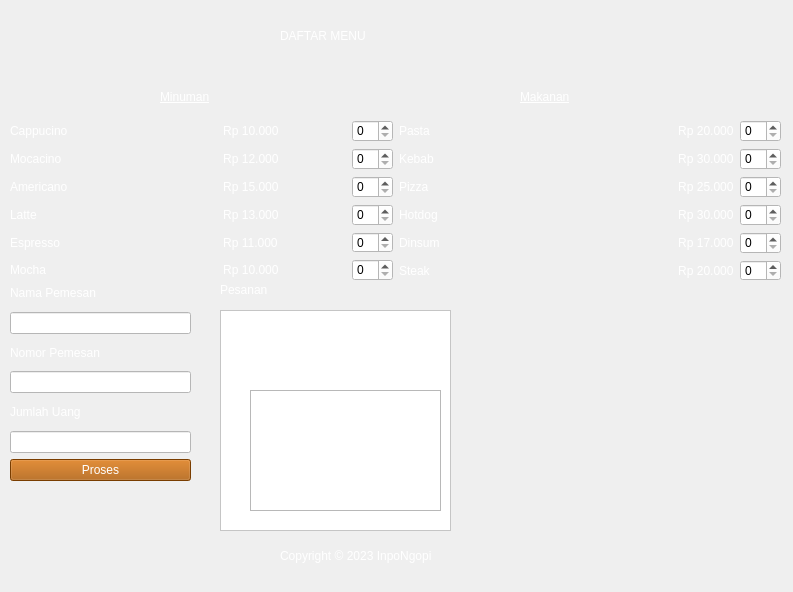
<?xml version="1.0" encoding="UTF-8"?>
<ui version="4.0">
 <class>AppCaffe</class>
 <widget class="QMainWindow" name="AppCaffe">
  <property name="enabled">
   <bool>true</bool>
  </property>
  <property name="geometry">
   <rect>
    <x>0</x>
    <y>0</y>
    <width>793</width>
    <height>592</height>
   </rect>
  </property>
  <property name="minimumSize">
   <size>
    <width>789</width>
    <height>565</height>
   </size>
  </property>
  <property name="windowTitle">
   <string>AppCAffe</string>
  </property>
  <property name="windowIcon">
   <iconset>
    <normaloff>asset/gambar.png</normaloff>asset/gambar.png</iconset>
  </property>
  <property name="autoFillBackground">
   <bool>false</bool>
  </property>
  <property name="styleSheet">
   <string notr="true">QmainWindow#AppCaffe {
    background-image: url(C:/Users/user/Documents/tugas akhir semester 2/PBO/asset/bg.jpeg);
}
</string>
  </property>
  <widget class="QWidget" name="centralwidget">
   <property name="styleSheet">
    <string notr="true">#centralwidget {
    background-image: url(C:/Users/user/Documents/tugas akhir semester 2/PBO/asset/bg.jpeg);
}
</string>
   </property>
   <widget class="QLabel" name="label_54">
    <property name="geometry">
     <rect>
      <x>280</x>
      <y>540</y>
      <width>221</width>
      <height>31</height>
     </rect>
    </property>
    <property name="styleSheet">
     <string notr="true">color: rgb(255, 255, 255);
font: 12pt &quot;MS Shell Dlg 2&quot;;</string>
    </property>
    <property name="text">
     <string>Copyright © 2023 InpoNgopi</string>
    </property>
   </widget>
   <widget class="QLabel" name="label_30">
    <property name="geometry">
     <rect>
      <x>280</x>
      <y>20</y>
      <width>271</width>
      <height>31</height>
     </rect>
    </property>
    <property name="styleSheet">
     <string notr="true">color: rgb(255, 255, 255);
font: 75 italic 28pt &quot;Arial&quot;;</string>
    </property>
    <property name="text">
     <string>DAFTAR MENU</string>
    </property>
   </widget>
   <widget class="QWidget" name="layoutWidget">
    <property name="geometry">
     <rect>
      <x>10</x>
      <y>120</y>
      <width>771</width>
      <height>161</height>
     </rect>
    </property>
    <layout class="QGridLayout" name="gridLayout_3">
     <item row="0" column="0">
      <layout class="QGridLayout" name="gridLayout" columnstretch="3,5,1">
       <item row="2" column="0">
        <widget class="QLabel" name="label_14">
         <property name="styleSheet">
          <string notr="true">font: 11pt &quot;Arial&quot;;
color: rgb(255, 255, 255);</string>
         </property>
         <property name="text">
          <string>Mocacino</string>
         </property>
        </widget>
       </item>
       <item row="0" column="2">
        <widget class="QSpinBox" name="spinBox_1">
         <property name="styleSheet">
          <string notr="true">background-color: rgb(255, 255, 255);</string>
         </property>
        </widget>
       </item>
       <item row="2" column="1">
        <widget class="QLabel" name="label_2">
         <property name="styleSheet">
          <string notr="true">font: 11pt &quot;Arial&quot;;
color: rgb(255, 255, 255);</string>
         </property>
         <property name="text">
          <string>                         Rp 12.000</string>
         </property>
        </widget>
       </item>
       <item row="3" column="0">
        <widget class="QLabel" name="label_15">
         <property name="styleSheet">
          <string notr="true">font: 11pt &quot;Arial&quot;;
color: rgb(255, 255, 255);</string>
         </property>
         <property name="text">
          <string>Americano</string>
         </property>
        </widget>
       </item>
       <item row="4" column="0">
        <widget class="QLabel" name="label_16">
         <property name="styleSheet">
          <string notr="true">font: 11pt &quot;Arial&quot;;
color: rgb(255, 255, 255);</string>
         </property>
         <property name="text">
          <string>Latte</string>
         </property>
        </widget>
       </item>
       <item row="3" column="1">
        <widget class="QLabel" name="label_3">
         <property name="styleSheet">
          <string notr="true">font: 11pt &quot;Arial&quot;;
color: rgb(255, 255, 255);</string>
         </property>
         <property name="text">
          <string>                         Rp 15.000</string>
         </property>
        </widget>
       </item>
       <item row="4" column="1">
        <widget class="QLabel" name="label_4">
         <property name="styleSheet">
          <string notr="true">font: 11pt &quot;Arial&quot;;
color: rgb(255, 255, 255);</string>
         </property>
         <property name="text">
          <string>                         Rp 13.000</string>
         </property>
        </widget>
       </item>
       <item row="5" column="0">
        <widget class="QLabel" name="label_17">
         <property name="styleSheet">
          <string notr="true">font: 11pt &quot;Arial&quot;;
color: rgb(255, 255, 255);</string>
         </property>
         <property name="text">
          <string>Espresso</string>
         </property>
        </widget>
       </item>
       <item row="5" column="2">
        <widget class="QSpinBox" name="spinBox_5">
         <property name="styleSheet">
          <string notr="true">background-color: rgb(255, 255, 255);</string>
         </property>
        </widget>
       </item>
       <item row="6" column="0">
        <widget class="QLabel" name="label_18">
         <property name="styleSheet">
          <string notr="true">font: 11pt &quot;Arial&quot;;
color: rgb(255, 255, 255);</string>
         </property>
         <property name="text">
          <string>Mocha</string>
         </property>
        </widget>
       </item>
       <item row="5" column="1">
        <widget class="QLabel" name="label_5">
         <property name="styleSheet">
          <string notr="true">font: 11pt &quot;Arial&quot;;
color: rgb(255, 255, 255);</string>
         </property>
         <property name="text">
          <string>                         Rp 11.000</string>
         </property>
        </widget>
       </item>
       <item row="6" column="1">
        <widget class="QLabel" name="label_6">
         <property name="styleSheet">
          <string notr="true">font: 11pt &quot;Arial&quot;;
color: rgb(255, 255, 255);</string>
         </property>
         <property name="text">
          <string>                         Rp 10.000</string>
         </property>
        </widget>
       </item>
       <item row="0" column="0">
        <widget class="QLabel" name="label_13">
         <property name="styleSheet">
          <string notr="true">font: 11pt &quot;Arial&quot;;
color: rgb(255, 255, 255);</string>
         </property>
         <property name="text">
          <string>Cappucino</string>
         </property>
        </widget>
       </item>
       <item row="0" column="1">
        <widget class="QLabel" name="label_1">
         <property name="styleSheet">
          <string notr="true">font: 11pt &quot;Arial&quot;;
color: rgb(255, 255, 255);</string>
         </property>
         <property name="text">
          <string>                         Rp 10.000</string>
         </property>
        </widget>
       </item>
       <item row="2" column="2">
        <widget class="QSpinBox" name="spinBox_2">
         <property name="styleSheet">
          <string notr="true">background-color: rgb(255, 255, 255);</string>
         </property>
        </widget>
       </item>
       <item row="3" column="2">
        <widget class="QSpinBox" name="spinBox_3">
         <property name="styleSheet">
          <string notr="true">background-color: rgb(255, 255, 255);</string>
         </property>
        </widget>
       </item>
       <item row="4" column="2">
        <widget class="QSpinBox" name="spinBox_4">
         <property name="styleSheet">
          <string notr="true">background-color: rgb(255, 255, 255);</string>
         </property>
        </widget>
       </item>
       <item row="6" column="2">
        <widget class="QSpinBox" name="spinBox_6">
         <property name="styleSheet">
          <string notr="true">background-color: rgb(255, 255, 255);</string>
         </property>
        </widget>
       </item>
      </layout>
     </item>
     <item row="0" column="1">
      <layout class="QGridLayout" name="gridLayout_2" columnstretch="3,0,0">
       <item row="0" column="1">
        <widget class="QLabel" name="label_7">
         <property name="styleSheet">
          <string notr="true">font: 11pt &quot;Arial&quot;;
color: rgb(255, 255, 255);</string>
         </property>
         <property name="text">
          <string>                         Rp 20.000</string>
         </property>
        </widget>
       </item>
       <item row="0" column="0">
        <widget class="QLabel" name="label_19">
         <property name="styleSheet">
          <string notr="true">font: 11pt &quot;Arial&quot;;
color: rgb(255, 255, 255);</string>
         </property>
         <property name="text">
          <string>Pasta</string>
         </property>
        </widget>
       </item>
       <item row="1" column="0">
        <widget class="QLabel" name="label_20">
         <property name="styleSheet">
          <string notr="true">font: 11pt &quot;Arial&quot;;
color: rgb(255, 255, 255);</string>
         </property>
         <property name="text">
          <string>Kebab</string>
         </property>
        </widget>
       </item>
       <item row="0" column="2">
        <widget class="QSpinBox" name="spinBox_7">
         <property name="styleSheet">
          <string notr="true">background-color: rgb(255, 255, 255);</string>
         </property>
        </widget>
       </item>
       <item row="1" column="1">
        <widget class="QLabel" name="label_8">
         <property name="styleSheet">
          <string notr="true">font: 11pt &quot;Arial&quot;;
color: rgb(255, 255, 255);</string>
         </property>
         <property name="text">
          <string>                         Rp 30.000</string>
         </property>
        </widget>
       </item>
       <item row="1" column="2">
        <widget class="QSpinBox" name="spinBox_8">
         <property name="styleSheet">
          <string notr="true">background-color: rgb(255, 255, 255);
</string>
         </property>
        </widget>
       </item>
       <item row="2" column="0">
        <widget class="QLabel" name="label_21">
         <property name="styleSheet">
          <string notr="true">font: 11pt &quot;Arial&quot;;
color: rgb(255, 255, 255);</string>
         </property>
         <property name="text">
          <string>Pizza</string>
         </property>
        </widget>
       </item>
       <item row="3" column="0">
        <widget class="QLabel" name="label_22">
         <property name="styleSheet">
          <string notr="true">font: 11pt &quot;Arial&quot;;
color: rgb(255, 255, 255);</string>
         </property>
         <property name="text">
          <string>Hotdog</string>
         </property>
        </widget>
       </item>
       <item row="2" column="1">
        <widget class="QLabel" name="label_9">
         <property name="styleSheet">
          <string notr="true">font: 11pt &quot;Arial&quot;;
color: rgb(255, 255, 255);</string>
         </property>
         <property name="text">
          <string>                         Rp 25.000</string>
         </property>
        </widget>
       </item>
       <item row="2" column="2">
        <widget class="QSpinBox" name="spinBox_9">
         <property name="styleSheet">
          <string notr="true">background-color: rgb(255, 255, 255);</string>
         </property>
        </widget>
       </item>
       <item row="3" column="2">
        <widget class="QSpinBox" name="spinBox_10">
         <property name="styleSheet">
          <string notr="true">background-color: rgb(255, 255, 255);</string>
         </property>
        </widget>
       </item>
       <item row="4" column="0">
        <widget class="QLabel" name="label_23">
         <property name="styleSheet">
          <string notr="true">font: 11pt &quot;Arial&quot;;
color: rgb(255, 255, 255);</string>
         </property>
         <property name="text">
          <string>Dinsum</string>
         </property>
        </widget>
       </item>
       <item row="4" column="1">
        <widget class="QLabel" name="label_11">
         <property name="styleSheet">
          <string notr="true">font: 11pt &quot;Arial&quot;;
color: rgb(255, 255, 255);</string>
         </property>
         <property name="text">
          <string>                         Rp 17.000</string>
         </property>
        </widget>
       </item>
       <item row="5" column="0">
        <widget class="QLabel" name="label_24">
         <property name="styleSheet">
          <string notr="true">font: 11pt &quot;Arial&quot;;
color: rgb(255, 255, 255);</string>
         </property>
         <property name="text">
          <string>Steak</string>
         </property>
        </widget>
       </item>
       <item row="4" column="2">
        <widget class="QSpinBox" name="spinBox_11">
         <property name="styleSheet">
          <string notr="true">background-color: rgb(255, 255, 255);</string>
         </property>
        </widget>
       </item>
       <item row="5" column="2">
        <widget class="QSpinBox" name="spinBox_12">
         <property name="styleSheet">
          <string notr="true">background-color: rgb(255, 255, 255);</string>
         </property>
        </widget>
       </item>
       <item row="5" column="1">
        <widget class="QLabel" name="label_12">
         <property name="styleSheet">
          <string notr="true">font: 11pt &quot;Arial&quot;;
color: rgb(255, 255, 255);</string>
         </property>
         <property name="text">
          <string>                         Rp 20.000</string>
         </property>
        </widget>
       </item>
       <item row="3" column="1">
        <widget class="QLabel" name="label_10">
         <property name="styleSheet">
          <string notr="true">font: 11pt &quot;Arial&quot;;
color: rgb(255, 255, 255);</string>
         </property>
         <property name="text">
          <string>                         Rp 30.000</string>
         </property>
        </widget>
       </item>
      </layout>
     </item>
    </layout>
   </widget>
   <widget class="QTableWidget" name="tableWidget">
    <property name="geometry">
     <rect>
      <x>250</x>
      <y>390</y>
      <width>191</width>
      <height>121</height>
     </rect>
    </property>
    <property name="styleSheet">
     <string notr="true">font: 12pt &quot;Arial Narrow&quot;;
border: none;
QTableView::item{padding:0px;}
background-color: rgb(170, 85, 0);</string>
    </property>
   </widget>
   <widget class="QLabel" name="label_28">
    <property name="geometry">
     <rect>
      <x>220</x>
      <y>280</y>
      <width>58</width>
      <height>19</height>
     </rect>
    </property>
    <property name="styleSheet">
     <string notr="true">color: rgb(255, 255, 255);
font: 12pt &quot;MS Shell Dlg 2&quot;;</string>
    </property>
    <property name="text">
     <string>Pesanan</string>
    </property>
   </widget>
   <widget class="QListView" name="listView">
    <property name="geometry">
     <rect>
      <x>220</x>
      <y>310</y>
      <width>231</width>
      <height>221</height>
     </rect>
    </property>
    <property name="styleSheet">
     <string notr="true">font: 11pt &quot;MS Shell Dlg 2&quot;;
background-color: rgb(255, 255, 255);</string>
    </property>
   </widget>
   <widget class="QWidget" name="layoutWidget">
    <property name="geometry">
     <rect>
      <x>10</x>
      <y>280</y>
      <width>181</width>
      <height>201</height>
     </rect>
    </property>
    <layout class="QVBoxLayout" name="verticalLayout">
     <item>
      <widget class="QLabel" name="label_25">
       <property name="styleSheet">
        <string notr="true">color: rgb(255, 255, 255);
font: 12pt &quot;MS Shell Dlg 2&quot;;</string>
       </property>
       <property name="text">
        <string>Nama Pemesan</string>
       </property>
      </widget>
     </item>
     <item>
      <widget class="QLineEdit" name="pemesan">
       <property name="styleSheet">
        <string notr="true">background-color: rgb(255, 255, 255);</string>
       </property>
      </widget>
     </item>
     <item>
      <widget class="QLabel" name="label_26">
       <property name="styleSheet">
        <string notr="true">color: rgb(255, 255, 255);
font: 12pt &quot;MS Shell Dlg 2&quot;;</string>
       </property>
       <property name="text">
        <string>Nomor Pemesan</string>
       </property>
      </widget>
     </item>
     <item>
      <widget class="QLineEdit" name="no_pesan">
       <property name="styleSheet">
        <string notr="true">background-color: rgb(255, 255, 255);</string>
       </property>
       <property name="text">
        <string/>
       </property>
      </widget>
     </item>
     <item>
      <widget class="QLabel" name="label_27">
       <property name="styleSheet">
        <string notr="true">color: rgb(255, 255, 255);
font: 12pt &quot;MS Shell Dlg 2&quot;;</string>
       </property>
       <property name="text">
        <string>Jumlah Uang</string>
       </property>
      </widget>
     </item>
     <item>
      <widget class="QLineEdit" name="jumlah_uang">
       <property name="styleSheet">
        <string notr="true">background-color: rgb(255, 255, 255);</string>
       </property>
       <property name="text">
        <string/>
       </property>
      </widget>
     </item>
     <item>
      <widget class="QPushButton" name="proses">
       <property name="styleSheet">
        <string notr="true">background-color: rgb(170, 85, 0);
color: rgb(255, 255, 255);
font: 10pt &quot;MS Shell Dlg 2&quot;;</string>
       </property>
       <property name="text">
        <string>Proses</string>
       </property>
      </widget>
     </item>
    </layout>
   </widget>
   <widget class="QLabel" name="label_33">
    <property name="geometry">
     <rect>
      <x>520</x>
      <y>70</y>
      <width>81</width>
      <height>53</height>
     </rect>
    </property>
    <property name="styleSheet">
     <string notr="true">font: 14pt &quot;Arial&quot;;
text-decoration: underline;
color: rgb(255, 255, 255);</string>
    </property>
    <property name="text">
     <string>Makanan</string>
    </property>
   </widget>
   <widget class="QLabel" name="label_32">
    <property name="geometry">
     <rect>
      <x>160</x>
      <y>70</y>
      <width>91</width>
      <height>53</height>
     </rect>
    </property>
    <property name="styleSheet">
     <string notr="true">font: 14pt &quot;Arial&quot;;
text-decoration: underline;
color: rgb(255, 255, 255);</string>
    </property>
    <property name="text">
     <string>Minuman</string>
    </property>
   </widget>
   <zorder>layoutWidget</zorder>
   <zorder>label_54</zorder>
   <zorder>label_30</zorder>
   <zorder>layoutWidget</zorder>
   <zorder>label_28</zorder>
   <zorder>listView</zorder>
   <zorder>tableWidget</zorder>
   <zorder>label_33</zorder>
   <zorder>label_32</zorder>
  </widget>
  <widget class="QMenuBar" name="menubar">
   <property name="geometry">
    <rect>
     <x>0</x>
     <y>0</y>
     <width>793</width>
     <height>21</height>
    </rect>
   </property>
  </widget>
 </widget>
 <resources/>
 <connections/>
</ui>
